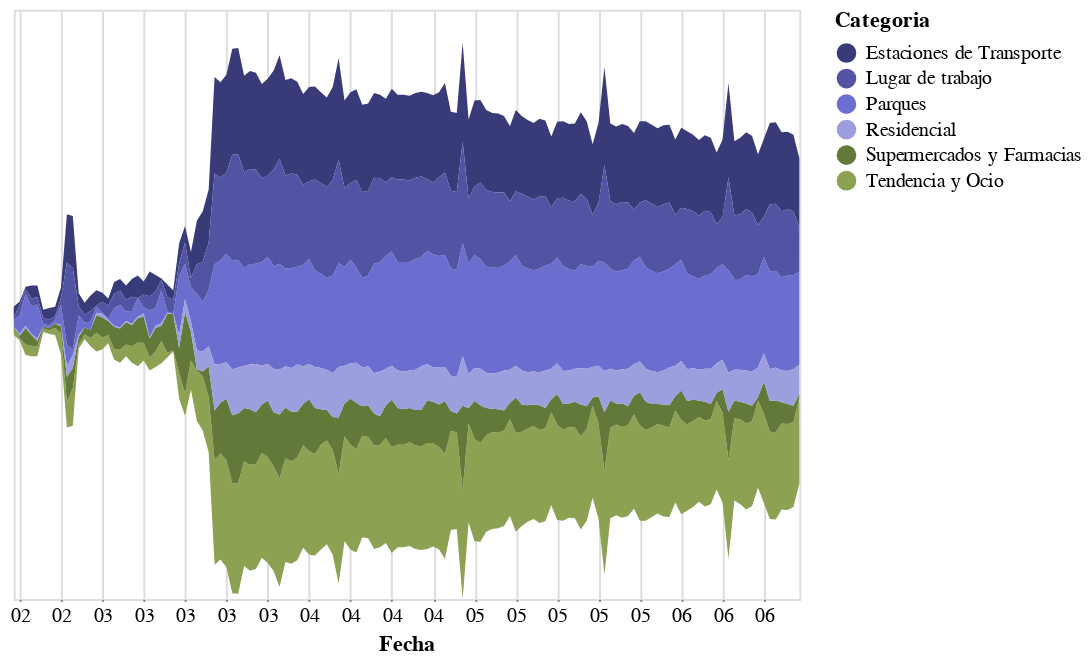

Notebook cell for this chart:
### Code cell
source = df_googleAR2.reset_index()

#selection = alt.selection_multi(fields=['series'], bind='legend')

alt.Chart(source).mark_area().encode(
    alt.X('Fecha:T', axis=alt.Axis(domain=False, format='%m', tickSize=1)),
    alt.Y('Valor:Q', stack='center', axis=None),
    alt.Color('Categoria:N', scale=alt.Scale(scheme='category20b')),
    opacity=alt.condition(selection, alt.value(1), alt.value(0.2))
).add_selection(
    selection
)

### Figure 1 — Vega-Lite specification as saved in the notebook (floating-point values rounded to 4 significant figures; data arrays with more than 128 entries replaced by an {"elided": "..."} marker saying what was removed)
{"config": {"view": {"continuousWidth": 400, "continuousHeight": 300}}, "data": {"name": "data-5140bdf251d069b92e7556dfcc97d25a"}, "mark": "area", "encoding": {"color": {"type": "nominal", "field": "Categoria", "scale": {"scheme": "category20b"}}, "opacity": {"condition": {"value": 1, "selection": "selector013"}, "value": 0.2}, "x": {"type": "temporal", "axis": {"domain": false, "format": "%m", "tickSize": 1}, "field": "Fecha"}, "y": {"type": "quantitative", "axis": null, "field": "Valor", "stack": "center"}}, "selection": {"selector013": {"type": "multi", "fields": ["series"], "bind": "legend"}}, "$schema": "https://vega.github.io/schema/vega-lite/v4.8.1.json", "datasets": {"data-5140bdf251d069b92e7556dfcc97d25a": {"elided": "804 records"}}}
